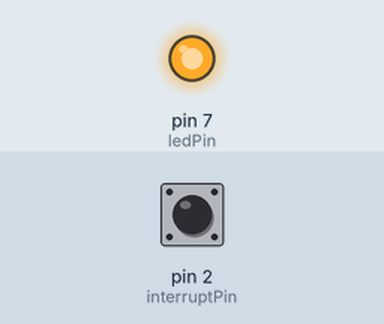
Recording of a sketch running on a simulated Arduino Uno, built with avr-gcc and run on an emulated ATmega328P. On the bench: output pins drawn as LEDs (lit = HIGH). Inputs (shaded band) come from the test bench; at power-on: pin 2 (interruptPin) HIGH.

Above: at 1.2 s.
1.3 s: pin 2 (interruptPin) pulled LOW for 0.15 s
At 2.3 s:
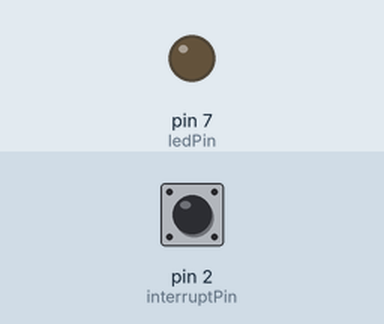
Timing chart, 0 to 28.5 s (numbered marks = the images above; inputs shaded):
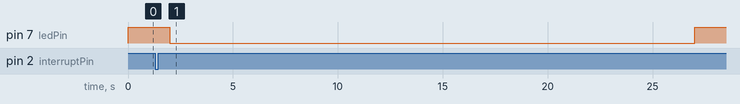

The sketch:

atividade_05.ino
```cpp
#include <Arduino.h>

const byte ledPin = 7;
const byte interruptPin = 2;
volatile byte state = LOW;
int ligado = 2000;
int desligado = 1000;

void setup() {
  pinMode(ledPin, OUTPUT);
  pinMode(interruptPin, INPUT_PULLUP);
  attachInterrupt(digitalPinToInterrupt(interruptPin), blink, FALLING);
}

void loop() {
  digitalWrite(ledPin, HIGH);
  delay(ligado);
  digitalWrite(ledPin, LOW);
  delay(desligado);
}
void blink() {
  state = !state;

  if(state == LOW){
    ligado = 2000;
    desligado = 1000;
  } else {
    ligado = 5000;
    desligado = 25000;
  }
}
```
